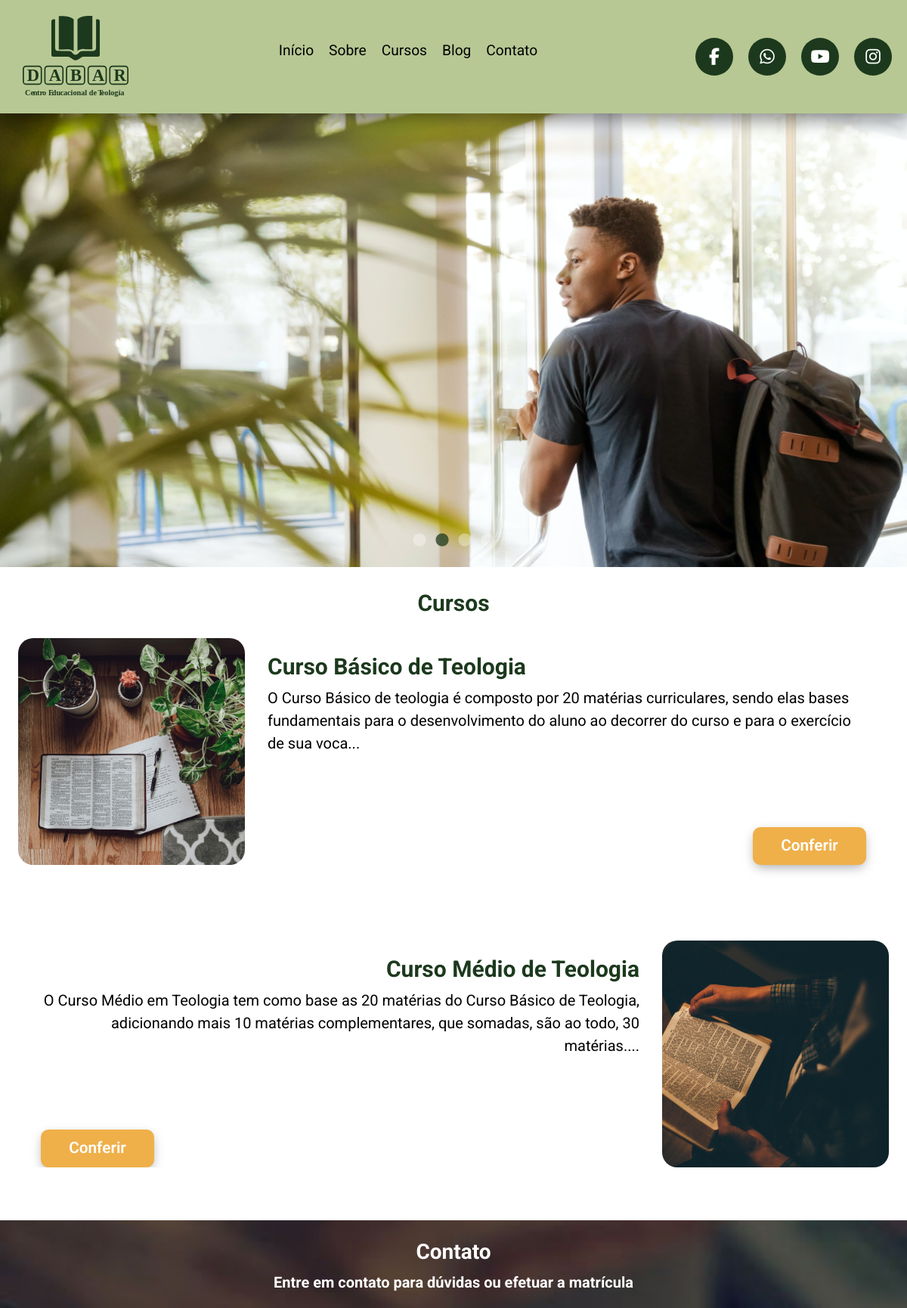
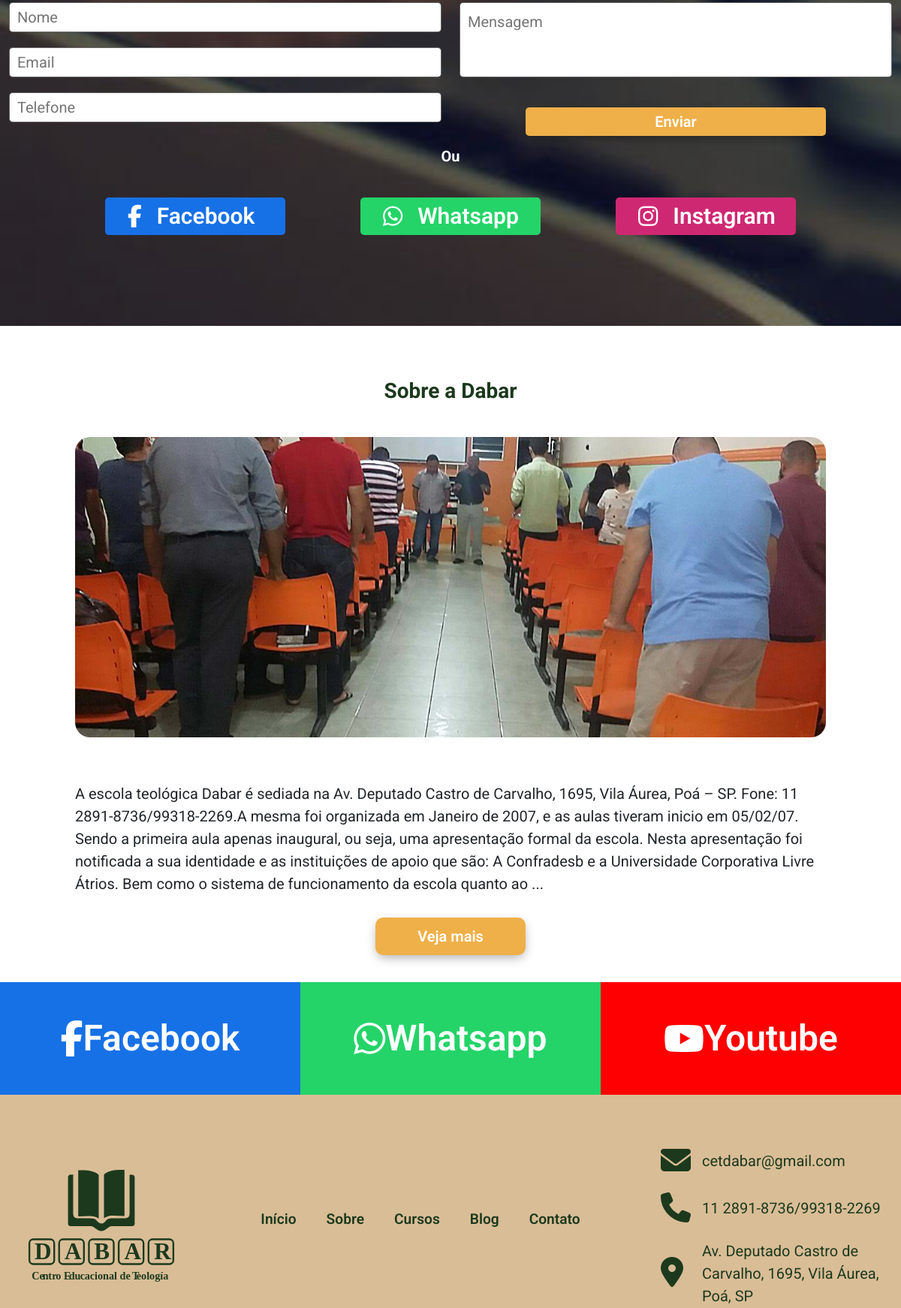
The page / (upper part) on the database its author committed (2 pictures, top to bottom).
### tables this page shows
CREATE TABLE `curso` (
  `idCurso` int(11) NOT NULL,
  `curso` varchar(50) NOT NULL,
  `descCurso` text NOT NULL,
  `valorCurso` varchar(10) NOT NULL,
  `imgCurso` varchar(100) NOT NULL,
  `duracaoCurso` varchar(50) NOT NULL,
  `instrutorCurso` varchar(100) NOT NULL,
  `mensagemCurso` text NOT NULL,
  `statusCurso` int(11) NOT NULL
);

CREATE TABLE `dabar` (
  `id` int(11) NOT NULL,
  `sobre` text NOT NULL,
  `identidade` text NOT NULL,
  `requisitos` text NOT NULL,
  `sobreInstrutor` text NOT NULL
);

### index.php (the view, shortened to what this page needs)
<?php
$conexao = ConexaoBanco::conectarBD();
$conexao->exec("SET NAMES utf8");
$sqlCursos = $conexao->prepare("SELECT idCurso, curso, descCurso, imgCurso FROM curso WHERE statusCurso = 1 LIMIT 2");
$sqlCursos->execute();
$sqlSobre = $conexao->prepare("SELECT sobre FROM dabar");
$sqlSobre->execute();
$dadosSobre = $sqlSobre->fetch(PDO::FETCH_ASSOC);
?>
<!DOCTYPE html>
<html lang="pt-br">
<head>
    <link rel="stylesheet" href="global/css/reset.css">
    <link rel="stylesheet" href="global/css/global.css">
    <link rel="stylesheet" href="lib/bootstrap/css/bootstrap.css">
    <link rel="stylesheet" href="lib/slick/slick.css">
    <link rel="stylesheet" href="lib/slick/slick-theme.css">
    <link rel="stylesheet" href="lib/aos-master/dist/aos.css">
    <link rel="stylesheet" href="home/css/home.css">
</head>
<body>
    <header bg-color="primary">
        <div class="logo">
            <img src="assets/logo/logo-dabar-verde.svg" alt="">
        </div>
        <div class="menu">
            <ul>
                <li><a href="#">Início</a></li>
                <li><a href="sobre/sobre.php">Sobre</a></li>
                <li><a href="cursos/cursos.php">Cursos</a></li>
                <li><a href="blog/blog.php">Blog</a></li>
                <li><a href="contato/contato.php">Contato</a></li>
            </ul>
        </div>
        <div class="socialHeader">
            <a href="https://www.facebook.com/CETDABAR" target="_blank">
                <div><i class="fa-brands fa-facebook-f"></i></div>
            </a>
            <a href="https://api.whatsapp.com/send?phone=5511930546947&text=Olá, gostaria de saber mais sobre a Dabar" target="_blank">
                <div><i class="fa-brands fa-whatsapp"></i></div>
            </a>
            <a href="https://www.youtube.com/channel/UCXieQGFmE_MwiaA6T9qlyEQ" target="_blank">
                <div><i class="fa-brands fa-youtube"></i></div>
            </a>
            <a href="https://www.instagram.com/fabio.dabar/" target="_blank">
                <div><i class="fa-brands fa-instagram"></i></div>
            </a>
        </div>
    </header>
    <section class="banner">
        <img src="assets/banner/banner2.jpg" alt="">
    </section>
    <section class="cursos">
        <div class="padraoSite">
            <h3 class="tituloCursos">Cursos</h3>
            <div class="containerCursos">
                <?php
                while ($dadosCurso = $sqlCursos->fetch(PDO::FETCH_ASSOC)) { ?>
                    <div class="curso" data-aos="fade-up" data-aos-duration="2000">
                        <div class="imgCurso">
                            <img src="admin/<?php echo $dadosCurso['imgCurso'] ?>" alt="">
                        </div>
                        <div class="descCurso">
                            <div class="txtCurso">
                                <h3><?php echo $dadosCurso['curso'] ?></h3>
                                <p><?php echo mb_strimwidth("$dadosCurso[descCurso]", 0, 250, "..."); ?></p>
                            </div>
                            <button onclick="getLink(this, '#')" btn-bg-color="secondary" class="btnCurso">Conferir</button>
                        </div>
                    </div>
                <?php } ?>
            </div>
        </div>
    </section>
    <div class="contato">
        <div class="padraoSite" data-aos="fade-down" data-aos-duration="2000">
            <h3 class="tituloContato">Contato</h3>
            <p class="txtForm">Entre em contato para dúvidas ou efetuar a matrícula</p>
            <form action="" method="POST" class="formContato">
                <div class="inputs">
                    <div class="formInput">
                        <input type="text" name="nome" required id="" placeholder="Nome">
                    </div>
                    <div class="formInput">
                        <input type="email" name="email" required id="" placeholder="Email">
                    </div>
                    <div class="formInput">
                        <input type="tel" name="telefone" id="" placeholder="Telefone">
                    </div>
                </div>
                <div class="boxMensagem">
                    <div class="formTextarea">
                        <textarea name="mensagem" id="" cols="30" rows="10" placeholder="Mensagem"></textarea>
                    </div>
                    <div class="formBtn">
                        <button class="btnEnviar" name="enviarContato" btn-bg-color="secondary" type="submit">Enviar</button>
                    </div>
                </div>
            </form>
            <p class="txtForm">
                Ou
            </p>
            <div class="socialContato">
                <div class="socialContato">
                    <a href="https://www.facebook.com/CETDABAR" target="_blank" class="contatoFacebook">
                        <i class="fa-brands fa-facebook-f"></i> Facebook
                    </a>
                    <a href="https://api.whatsapp.com/send?phone=5511930546947&text=Olá, gostaria de saber mais sobre a Dabar" target="_blank" class="contatoWhatsapp">
                        <i class="fa-brands fa-whatsapp"></i> Whatsapp
                    </a>
                    <a href="https://www.instagram.com/fabio.dabar/" target="_blank" class="contatoInstagram">
                        <i class="fa-brands fa-instagram"></i> Instagram
                    </a>
                </div>
            </div>
        </div>
    </div>
    <section class="sobre">
        <div class="padraoSite" data-aos="fade-down" data-aos-duration="2000">
            <h3 class="tituloSobre">Sobre a Dabar</h3>
            <div class="containerSobre">
                <div class="imgSobre">
                    <img src="assets/sobre/sobre.jpg" alt="">
                </div>
                <div class="txtSobre">
                    <?php
                        echo mb_strimwidth($dadosSobre['sobre'], 0, 500 , "...");
                    ?>
                </div>
                <div class="btnSobre">
                    <button onclick="getLink(this, 'sobre/sobre.php')" btn-bg-color="secondary">Veja mais</button>
                </div>
            </div>
        </div>
    </section>
    <div class="socialFooter">
        <a href="https://www.facebook.com/CETDABAR" target="_blank">
            <div class="socialFacebook">
                <i class="fa-brands fa-facebook-f"></i> <span>Facebook</span>
            </div>
        </a>
        <a href="https://api.whatsapp.com/send?phone=5511930546947&text=Olá, gostaria de saber mais sobre a Dabar" target="_blank">
            <div class="socialWhatsapp">
                <i class="fa-brands fa-whatsapp"></i><span>Whatsapp</span>
            </div>
        </a>
        <a href="https://www.youtube.com/channel/UCXieQGFmE_MwiaA6T9qlyEQ" target="_blank">
            <div class="socialYoutube">
                <i class="fa-brands fa-youtube"></i><span>Youtube</span>
            </div>
        </a>
    </div>
    <footer bg-color="medium">
        <div class="logoRodape">
            <img src="assets/logo/logo-dabar-verde.svg" alt="">
        </div>
        <div class="padraoSite">
            <ul class="navRodape">
                <li><a href="#">Início</a></li>
                <li><a href="sobre/sobre.php">Sobre</a></li>
                <li><a href="cursos/cursos.php">Cursos</a></li>
                <li><a href="blog/blog.php">Blog</a></li>
                <li><a href="contato/contato.php">Contato</a></li>
            </ul>
        </div>
        <div class="contatoRodape">
            <div class="email">
                <div class="icon">
                    <i class="fa-solid fa-envelope"></i>
                </div>
                <p>cetdabar@gmail.com</p>
            </div>
            <div class="telefone">
                <div class="icon">
                    <i class="fa-solid fa-phone"></i>
                </div>
                <p>11 2891-8736/99318-2269</p>
            </div>
            <div class="local">
                <div class="icon">
                    <i class="fa-solid fa-location-dot"></i>
                </div>
                <p>Av. Deputado Castro de Carvalho, 1695, Vila Áurea, Poá, SP</p>
            </div>
        </div>
    </footer>
</body>
</html>

### global/css/global.css (style rules this page uses)
[bg-color="primary"] { background-color: #B7C894; }
[bg-color="medium"] { background-color: #D9BD96; }
[btn-bg-color] { -webkit-box-shadow: 0px 5px 15px -3px rgba(0,0,0,0.37); box-shadow: 0px 5px 15px -3px rgba(0,0,0,0.37); }
[btn-bg-color="secondary"] { background-color: #EFB049; color: #fff; }
* { margin: 0; padding: 0; box-sizing: border-box; }
body { max-width: 100%; width: 100%; font-family: 'Roboto' !important; overflow: overlay; }
a { color: #000 !important; text-decoration: none !important; }
p { margin: 0 !important; }
h3 { margin: 0; font-weight: bold !important; font-size: 30px; color: #1C391D; }
ul { padding: 0 !important; }
.padraoSite { width: 100%; max-width: 1400px; margin: 0 auto; }
header { font-family: 'Roboto'; height: 150px; display: flex; width: 100%; padding: 10px !important; align-items: center; justify-content: space-between; background: #fff; top: 0; padding: 10px 1%; position: fixed; -webkit-box-shadow: 1px 7px 23px 2px rgba(0, 0, 0, 0.45); box-shadow: 1px 7px 23px 2px rgba(0, 0, 0, 0.45); z-index: 999; }
header .logo img { width: 140px; height: 140px; margin-left: 20px; }
header .menu ul { display: flex; list-style: none; }
header .menu ul li { margin: 0 10px; font-size: 1.2rem; }
header .socialHeader { display: flex; justify-content: center; }
header .socialHeader a div { margin: 0 10px; width: 50px; height: 50px; border-radius: 50%; color: white; display: flex; justify-content: center; align-items: center; background: #1C391D; font-size: 1.4rem; cursor: pointer; }
.socialFooter { height: 150px; width: 100%; display: flex; }
.socialFooter a { width: 33.33%; height: 100%; display: flex; align-items: center; justify-content: center; font-size: 3rem; font-weight: 600; color: #fff; cursor: pointer; }
.socialFooter a div { width: 100%; height: 100%; display: flex; align-items: center; justify-content: center; font-size: 3rem; font-weight: 600; color: #fff; cursor: pointer; }
.socialFooter .socialFacebook { background-color: #1771e6; }
.socialFooter .socialWhatsapp { background-color: #24d468; }
.socialFooter .socialYoutube { background-color: #fe0002; }
footer { display: flex; justify-content: space-between; align-items: center; min-height: 350px !important; padding: 10px; font-size: 1.2rem; }
footer .logoRodape { width: 250px; height: 150px; }
footer .logoRodape img { width: 250px; height: 150px; }
footer .padraoSite { max-width: 600px; }
footer .navRodape { width: 100%; list-style: none; display: flex; justify-content: center; flex-wrap: wrap; }
footer .navRodape li { margin: 0 20px; }
footer .navRodape li a { font-weight: 550; color: #1C391D !important; }
footer .contatoRodape { color: #1C391D; font-size: 20px; max-width: 400px; margin-left: 20px; }
footer .contatoRodape i { margin-right: 10px; }
footer .contatoRodape i { font-size: 40px; }
footer .contatoRodape p { margin-left: 10px; }
footer .contatoRodape .email { display: flex; align-items: center; }
footer .contatoRodape .email .icon { max-width: 40px; margin-right: 15px; }
footer .contatoRodape .telefone { display: flex; align-items: center; margin-top: 20px; }
footer .contatoRodape .telefone .icon { max-width: 40px; margin-right: 15px; }
footer .contatoRodape .local { display: flex; align-items: center; justify-content: space-between; margin-top: 20px; }
footer .contatoRodape .local .icon { max-width: 40px; width: 40px; margin-right: 15px; }
footer ul { padding: 0; }

### rows shown on the page
curso: imgCurso (picture), curso "Curso Básico de Teologia", descCurso "O Curso Básico de teologia é composto por 20 matérias curriculares, sendo elas bases fundamentais para o desenvolvimento do aluno ao decorrer do curso e para o exercício de sua voca..."
curso: imgCurso (picture), curso "Curso Médio de Teologia", descCurso "O Curso Médio em Teologia tem como base as 20 matérias do Curso Básico de Teologia, adicionando mais 10 matérias complementares, que somadas, são ao todo, 30 matérias...."
dabar: sobre "A escola teológica Dabar é sediada na Av. Deputado Castro de Carvalho, 1695, Vila Áurea, Poá – SP. Fone: 11 2891-8736/99318-2269.A mesma foi organizada em Janeiro de 2007, e as aulas tiveram inicio em 05/02/07. Sendo a primeira aula apenas inaugural, ou seja, uma apresentação formal da escola. Nesta apresentação foi notificada a sua identidade e as instituições de apoio que são: A Confradesb e a Universidade Corporativa Livre Átrios. Bem como o sistema de funcionamento da escola quanto ao ..."
